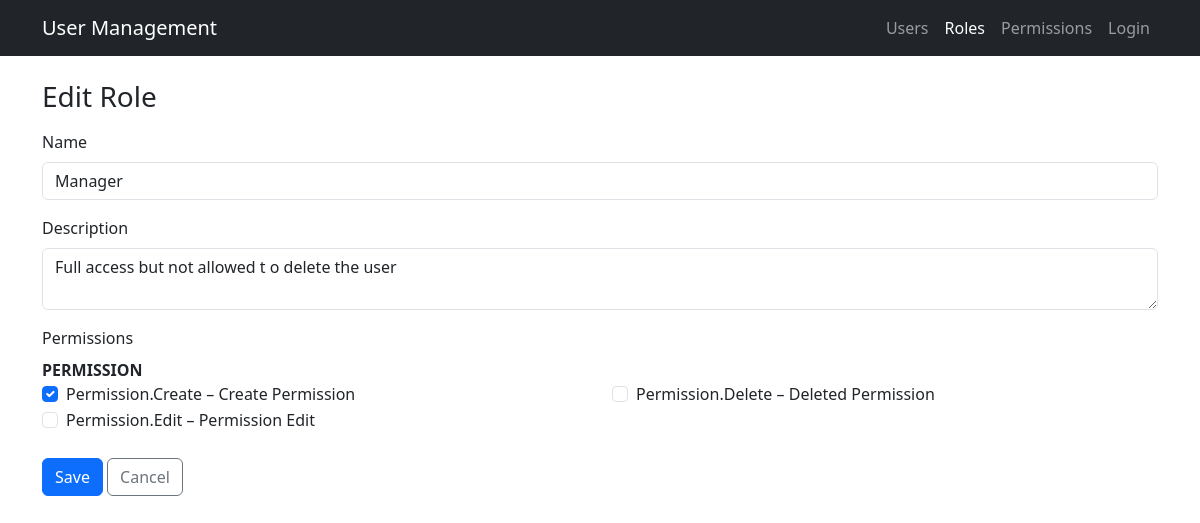
Screenshot of /roles/4/edit with the database file from the repository.
### app/models/role.py (models this page shows, shortened)
class Role(db.Model):
    __tablename__ = "roles"
    id = db.Column(db.Integer, primary_key=True)
    name = db.Column(db.String(80), unique=True, nullable=False)
    description = db.Column(db.String(255))
    created_at = db.Column(db.DateTime, default=datetime.utcnow, nullable=False)
    updated_at = db.Column(
        db.DateTime, default=datetime.utcnow, onupdate=datetime.utcnow, nullable=False
    )
    users = db.relationship("User", secondary=user_roles, back_populates="roles")
    permissions = db.relationship("Permission", secondary=role_permissions, back_populates="roles")

### app/models/permission.py (models this page shows)
class Permission(db.Model):
    __tablename__ = "permissions"
    id = db.Column(db.Integer, primary_key=True)
    code = db.Column(db.String(64), unique=True, nullable=False, index=True)
    name = db.Column(db.String(120), nullable=False)
    description = db.Column(db.String(255))
    module = db.Column(db.String(80), nullable=False, default="General")
    created_at = db.Column(db.DateTime, default=datetime.utcnow, nullable=False)
    updated_at = db.Column(db.DateTime, default=datetime.utcnow, onupdate=datetime.utcnow, nullable=False)
    roles = db.relationship("Role", secondary="role_permissions", back_populates="permissions")
    def __repr__(self) -> str:
        return f"<Permission {self.code}>"

### app/routes/role_routes.py (the view)
@role_bp.route("/<int:role_id>/edit", methods=["GET", "POST"])
def edit(role_id):
    role = RoleService.get_by_id(role_id)
    form = RoleForm(obj=role)
    form.permissions.choices = PermissionService.get_choices()
    form.permissions.data = [p.code for p in role.permissions]
    if form.validate_on_submit():
        RoleService.update(role, form.data)
        flash("Role updated.", "success")
        return redirect(url_for("roles.index"))
    return render_template("roles/edit.html", form=form)

### app/forms/role_forms.py
class RoleForm(FlaskForm):
    name = StringField("Name", validators=[DataRequired()])
    description = TextAreaField("Description")
    permissions = SelectMultipleField("Permissions", coerce=str)
    submit = SubmitField("Save")

### app/services/permission_service.py (called while the page is built)
    @staticmethod
    def get_choices() -> List[tuple]:
        return [(p.code, p.name) for p in Permission.query.order_by(Permission.code).all()]

### app/services/role_service.py (called while the page is built)
    @staticmethod
    def get_by_id(role_id: int) -> Optional[Role]:
        return Role.query.get(role_id)

### app/templates/roles/edit.html
{% extends "layouts/base.html" %} {% block title %}Edit Role{% endblock %} {%
block content %}
<h3 class="mb-3">Edit Role</h3>
<form method="post" novalidate>{% include "roles/_form.html" %}</form>
{% endblock %}

### app/templates/roles/_form.html (shortened to what this page needs)
<div class="mb-3">
  {{ form.name.label(class="form-label") }} {{ form.name(class="form-control",
  placeholder="Role name") }}
</div>
<div class="mb-3">
  {{ form.description.label(class="form-label") }} {{
  form.description(class="form-control", placeholder="Short description
  (optional)") }}
</div>
<div class="mb-3">
  <label class="form-label">Permissions</label>
  {% set grouped = {} %} {% for perm in form.permissions.choices %} {% set
  module = perm[0].split('.')[0] %}
  grouped[module].append(perm) %} {% endfor %} {% for module, perms in
  grouped.items() %}
  <div class="mb-2">
    <strong>{{ module|upper }}</strong>
    <div class="row">
      {% for perm in perms %}
      <div class="col-md-6">
        <div class="form-check">
          <input
            class="form-check-input"
            type="checkbox"
            name="{{ form.permissions.name }}"
            value="{{ perm[0] }}"
            id="{{ perm[0] }}"
            {%
            if
            perm[0]
            in
            form.permissions.data
            %}checked{%
            endif
            %} />
          <label class="form-check-label" for="{{ perm[0] }}">
            {{ perm[0] }} – {{ perm[1] }}
          </label>
        </div>
      </div>
      {% endfor %}
    </div>
  </div>
  {% endfor %}
</div>
<div class="mt-4">
  {{ form.submit(class="btn btn-primary") }}
  <a href="{{ url_for('roles.index') }}" class="btn btn-outline-secondary"
    >Cancel</a
  >
</div>

### rows the page displays
Role: name "Manager", description "Full access but not allowed t o delete the user"
Permission: code "☑", code "Permission.Create", name "Create Permission"
Permission: code "Permission.Delete", name "Deleted Permission"
Permission: code "Permission.Edit", name "Permission Edit"

### other values shown
{{ module|upper }} "PERMISSION"
